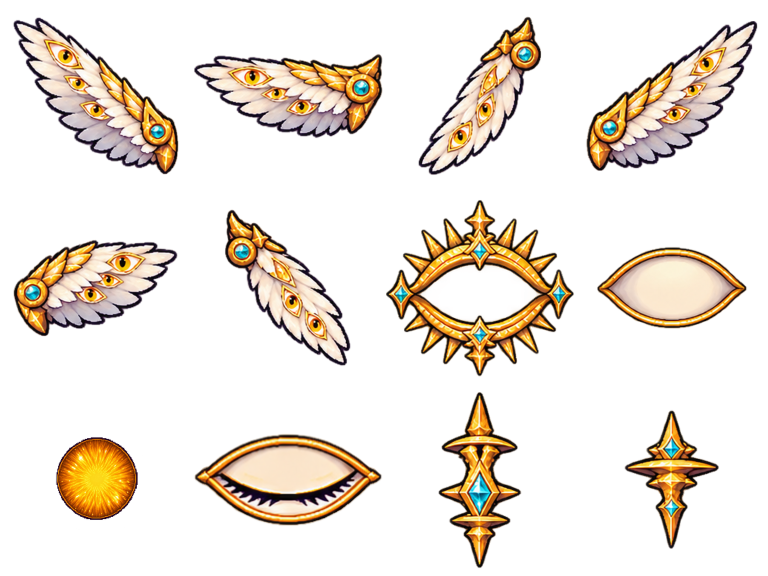
#> input picture .config/quickshell/angelos/data/intro/ophanim.png, 1536 x 1152 px (shown at 1/2 size)
$ python wallpaper-color.py ../data/intro/ophanim.png
#> lines starting #> are read from the running program, lines starting #| are printed output that depends on the picture
#!/usr/bin/env python3
"""Pick a usable saturated accent from a wallpaper without modifying it.

  wallpaper-color.py IMAGE          {"accent": "#rrggbb"}
  wallpaper-color.py IMAGE --bar    {"bar": 0.0…1.0}: how light the strip under a top bar is
                                    (the Golden Gate menu bar writes black on light, white on dark)
"""
import colorsys
import json
import sys

try:
    from PIL import Image, ImageOps
except ImportError:
    sys.exit("python-pillow is required to read wallpaper colours")

try:
    with Image.open(sys.argv[1]) as source:
#> source is the input picture: PIL image 1536x1152 RGBA; mean R, G, B, A 46.4, 37.1, 26.6, 61.8
        source.seek(0)  # first frame of animated images
        image = ImageOps.exif_transpose(source).convert("RGB")
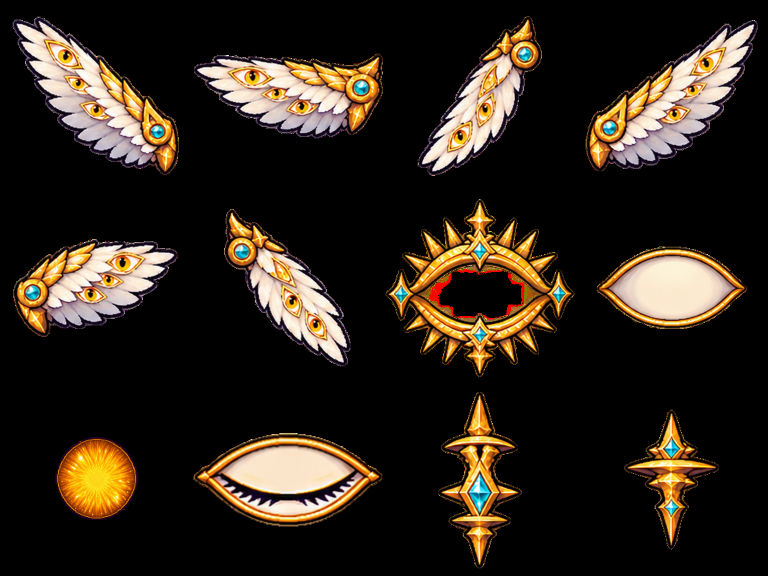
#> image: PIL image 1536x1152 RGB (shown at 1/2 size); mean R, G, B 46.4, 37.1, 26.6
        if "--bar" in sys.argv[2:]:
            # the top 3 % (a 24 px bar on a 1080 px screen), as the wallpaper is cropped to fill
            w, h = image.size
            strip = image.crop((0, 0, w, max(1, round(h * 0.03)))).resize((64, 4))
            lum = [0.2126 * r + 0.7152 * g + 0.0722 * b for r, g, b in strip.getdata()]
            print(json.dumps({"bar": round(sum(lum) / len(lum) / 255, 3)}))
            sys.exit(0)
        image.thumbnail((160, 160))
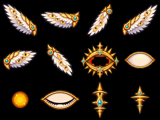
#> image: PIL image 160x120 RGB; mean R, G, B 46.5, 37.2, 26.7
        image = image.quantize(colors=12)
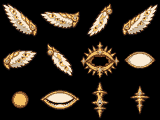
#> image: PIL image 160x120 P; mean R, G, B 46.4, 37.7, 27.8
        palette = image.getpalette()
#> palette = 36 values, max 250 at index 0, min 0 at index 28, mean 81.06
        candidates = []
        for count, index in image.getcolors():
            rgb = palette[index * 3:index * 3 + 3]
            h, s, v = colorsys.rgb_to_hsv(*(c / 255 for c in rgb))
            score = count * (0.2 + s) * (1 if 0.18 < v < 0.95 else 0.2)
            candidates.append((score, h, max(0.35, s), max(0.6, v)))
#> this loop made 12 passes
#> (count, rgb, h, s, v, score) on passes 1 to 11: (975, [250, 234, 211], 0.0983, 0.156, 0.98, 69.42), (673, [242, 191, 100], 0.107, 0.587, 0.949, 529.5), (730, [202, 184, 161], 0.0935, 0.203, 0.792, 294.2), (628, [186, 147, 96], 0.0944, 0.484, 0.729, 429.5), (757, [156, 105, 55], 0.0825, 0.647, 0.612, 641.5), (605, [101, 57, 28], 0.0662, 0.723, 0.396, 558.3), (515, [46, 32, 30], 0.0208, 0.348, 0.18, 282.1), (436, [29, 18, 14], 0.0444, 0.517, 0.114, 62.54), (437, [9, 6, 5], 0.0417, 0.444, 0.0353, 56.32), (46, [20, 0, 1], 0.992, 1, 0.0784, 11.04), (223, [0, 0, 2], 0.667, 1, 0.00784, 53.52)
#> (count, h, s, v, score) on pass 12: (13175, 0, 0, 0, 527)
#> after the loop, candidates = 12 items, first 6: (69.42, 0.0983, 0.35, 0.98), (529.5, 0.107, 0.587, 0.949), (294.2, 0.0935, 0.35, 0.792), (429.5, 0.0944, 0.484, 0.729), (641.5, 0.0825, 0.647, 0.612), (558.3, 0.0662, 0.723, 0.6)
except (OSError, IndexError, ValueError) as error:
    sys.exit("cannot read wallpaper: " + str(error))

_, h, s, v = max(candidates)
#> h = 0.0825; s = 0.647; v = 0.612
rgb = colorsys.hsv_to_rgb(h, min(s, 0.8), min(v, 0.9))
#> rgb = (0.612, 0.412, 0.216)
print(json.dumps({"accent": "#" + "".join(f"{round(c * 255):02x}" for c in rgb)}))
#| {"accent": "#9c6937"}
